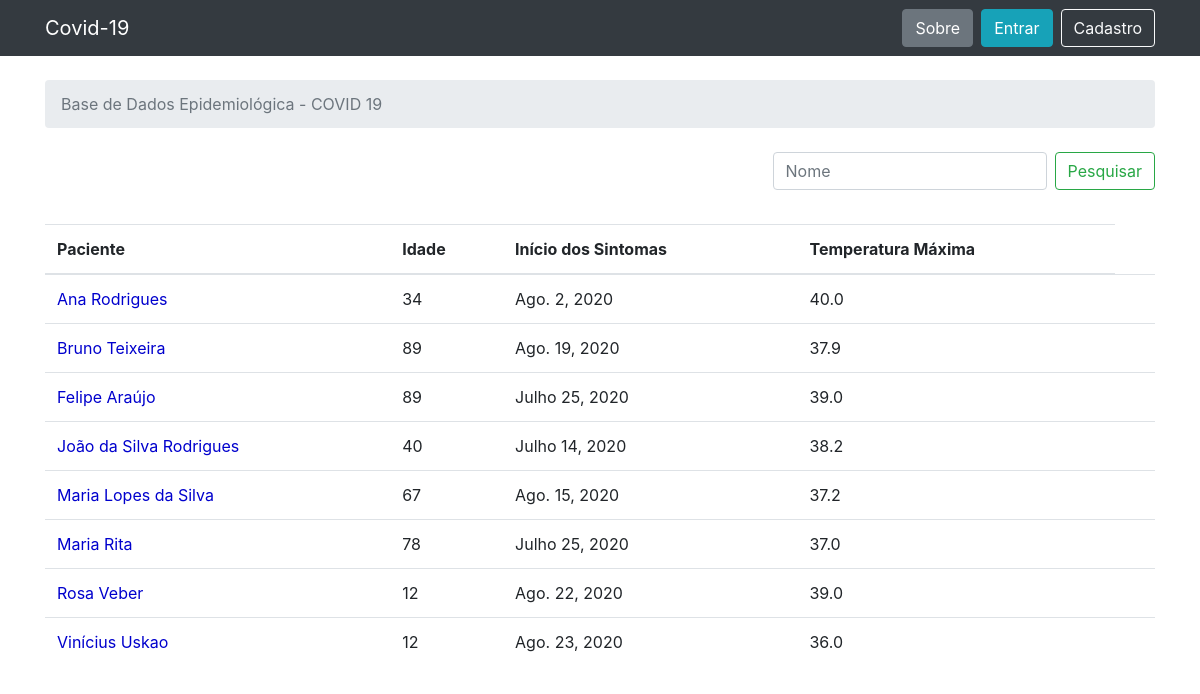
The page / on the database its author committed.
### pacientes/models.py (models this page shows, shortened)
class Paciente(models.Model):
    nome = models.CharField(max_length=30, unique=True)
    idade = models.IntegerField(null=True)
    temperatura_maxima = models.FloatField(null=True)
    data_inicio_sintomas = models.DateField(null=True)

### pacientes/views.py (the view)
# urls.py: 2. Add a URL to urlpatterns:  path('', views.home, name='home')
def home(request):
    pesquisar = request.GET.get('pesquisar')
    if pesquisar is not None:
        pacientes = Paciente.objects.filter(nome__startswith=pesquisar).order_by('nome')
        if len(pesquisar) == 0:
            pesquisar = "Nome"
    else:
        pacientes = Paciente.objects.all().order_by('nome')
        pesquisar = "Nome"
    return render(request, 'home.html', {'pacientes': pacientes, 'pesquisar': pesquisar})

### templates/home.html
{% extends 'base.html' %}
{% block breadcrumb %}
  <li class="breadcrumb-item active">Base de Dados Epidemiológica - COVID 19</li>
{% endblock %}
{% block content %}
    <form class="form-inline float-right">
        <input class="form-control mr-sm-2" type="search" placeholder="{{ pesquisar }}" aria-label="Pesquisar" name="pesquisar">
        <button class="btn btn-outline-success my-2 my-sm-0" type="submit">Pesquisar</button>
    </form>
    <br>
    <br>
    <br>
  <table class="table">
    <thead class="thead-inverse">
      <tr>
        <th>Paciente</th>
          <th>Idade</th>
          <th>Início dos Sintomas</th>
          <th>Temperatura Máxima</th>
      </tr>
    </thead>
    <tbody>
          {% for patient in pacientes %}
            <tr>
                <td>
                    <a href="{% url 'patient_description' patient.pk %}" style="color:mediumblue">{{ patient.nome }}</a>
                </td>
                <td class="align-middle">{{ patient.idade }}</td>
                <td class="align-middle">{{ patient.data_inicio_sintomas }}</td>
                <td class="align-middle">{{ patient.temperatura_maxima }}</td>
                <td></td>
            </tr>
          {% endfor %}
    </tbody>
  </table>
{% endblock %}

### rows shown on the page
Paciente: nome "Ana Rodrigues", idade "34", data_inicio_sintomas "Ago. 2, 2020", temperatura_maxima "40.0"
Paciente: nome "Bruno Teixeira", idade "89", data_inicio_sintomas "Ago. 19, 2020", temperatura_maxima "37.9"
Paciente: nome "Felipe Araújo", idade "89", data_inicio_sintomas "Julho 25, 2020", temperatura_maxima "39.0"
Paciente: nome "João da Silva Rodrigues", idade "40", data_inicio_sintomas "Julho 14, 2020", temperatura_maxima "38.2"
Paciente: nome "Maria Lopes da Silva", idade "67", data_inicio_sintomas "Ago. 15, 2020", temperatura_maxima "37.2"
Paciente: nome "Maria Rita", idade "78", data_inicio_sintomas "Julho 25, 2020", temperatura_maxima "37.0"
Paciente: nome "Rosa Veber", idade "12", data_inicio_sintomas "Ago. 22, 2020", temperatura_maxima "39.0"
Paciente: nome "Vinícius Uskao", idade "12", data_inicio_sintomas "Ago. 23, 2020", temperatura_maxima "36.0"
